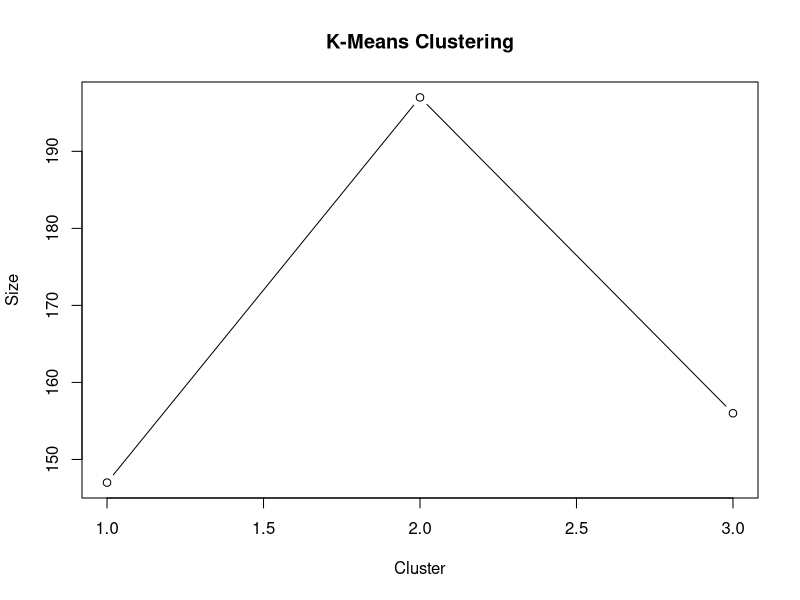
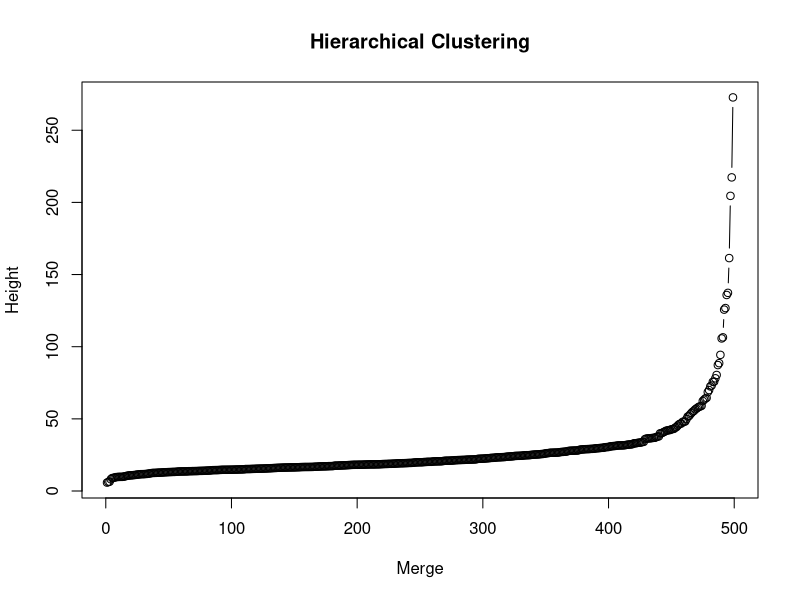

These figures' R source, in order:
# Set seed for reproducibility
set.seed(123)

# Generate random data
random_data <- matrix(0, nrow = 500, ncol = 10)

# Columns 1 to 4: [-10, 10]
random_data[, 1:4] <- matrix(runif(500 * 4, -10, 10), nrow = 500)

# Columns 5 to 8: [10, 20]
random_data[, 5:8] <- matrix(runif(500 * 4, 10, 20), nrow = 500)

# Columns 9 to 10: [-100, 100]
random_data[, 9:10] <- matrix(runif(500 * 2, -100, 100), nrow = 500)

# (i) K-Means clustering
kmeans_clusters <- kmeans(random_data, centers = 3)  # Change the number of centers as needed

# Plotting distance metric for K-Means
plot(kmeans_clusters$size, type = "b", xlab = "Cluster", ylab = "Size", main = "K-Means Clustering")

# (ii) Hierarchical clustering
hierarchical_clusters <- hclust(dist(random_data))

# Plotting distance metric for Hierarchical clustering
plot(hierarchical_clusters$height, type = "b", xlab = "Merge", ylab = "Height", main = "Hierarchical Clustering")
